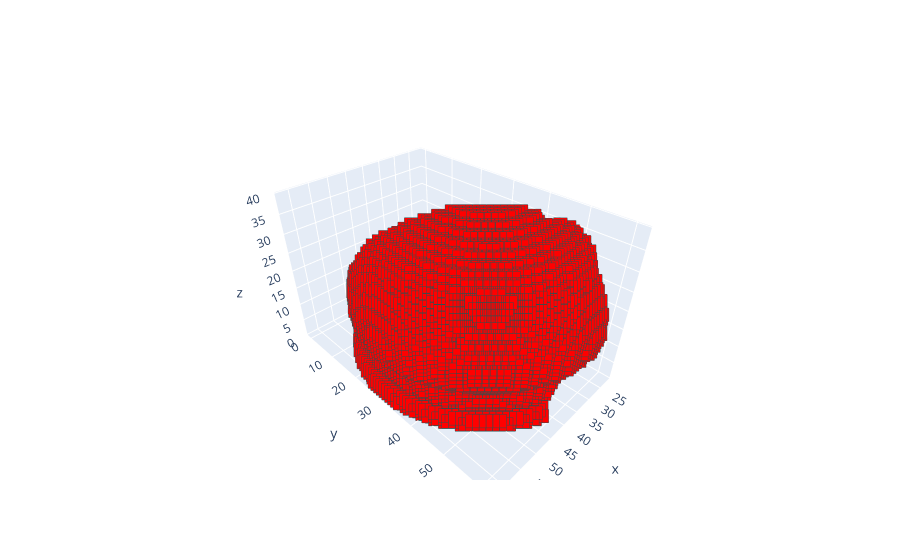

This figure's notebook cell:
### Code cell
ut.plot(vox_frag)

### Figure 1 — Plotly figure (JSON) as saved in the notebook; plotly's stock layout.template omitted (floating-point values rounded to 4 significant figures; data arrays with more than 128 entries replaced by an {"elided": "..."} marker saying what was removed)
{"data": [{"marker": {"color": "red", "line": {"color": "DarkSlateGrey", "width": 2}, "size": 5, "symbol": "square"}, "mode": "markers", "type": "scatter3d", "x": {"elided": "8661 int values"}, "y": {"elided": "8661 int values"}, "z": {"elided": "8661 int values"}}], "layout": {}}
